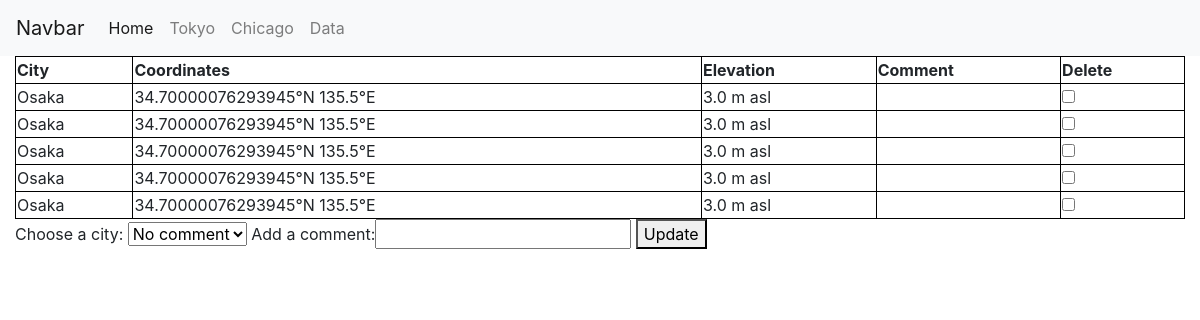
Page /data on the committed database.
### tables this page shows
CREATE TABLE cities (
    id INTEGER PRIMARY KEY AUTOINCREMENT,
    name TEXT NOT NULL,
    coordinates TEXT NOT NULL,
    elevation TEXT REAL,
    comment TEXT
);

### main.py (the view, shortened to what this page needs)
@app.route('/data', methods=["POST", "GET"] )
def data():
    print("Start!")
    print("End!")
    cities = query_db("SELECT name, coordinates, elevation, comment FROM cities")
    return render_template("data.html", cities=cities)

### main.py (called while the page is built)
def get_db():
    if 'db' not in g:
        g.db = sqlite3.connect(
            current_app.config['DATABASE'],
            detect_types=sqlite3.PARSE_DECLTYPES
        )
        g.db.row_factory = sqlite3.Row
    return g.db

def query_db(query, args=(), one=False):
    cur = get_db().execute(query, args)
    rv = cur.fetchall()
    cur.close()
    return (rv[0] if rv else None) if one else rv

### templates/data.html (shortened to what this page needs)
<!DOCTYPE html>
<html lang="en">
<head>
    <link rel="stylesheet" href="https://cdn.jsdelivr.net/npm/bootstrap@4.3.1/dist/css/bootstrap.min.css">
</head>
    <body>
    {% extends "base.html" %}
    {% block content %}
    {% if cities %}
    <form action="" method="POST">
        <table style="width:100%">
            <tr>
                <th>City</th>
                <th>Coordinates</th>
                <th>Elevation</th>
                <th>Comment</th>
                <th>Delete</th>
            </tr>
         {% for city in cities %}
                        <tr>
                            <td>{{ city[0] }}</td>
                            <td>{{ city[1] }}</td>
                            <td>{{ city[2] }}</td>
                            <td>{{ city[3] }}</td>
                            <td><input type="checkbox" name="delete" value = "{{ city[0] }}"/>
                                <label for="del"></label></td>
                        </tr>
            {% endfor %}
            {% else %}
                <p>No cities found in the database.</p>
            {% endif %}
            </table>
                <label for="drop">Choose a city:</label>
                <select name="drop" id="city">
                    <option value = "none">No comment</option>
                </select>
                <label> Add a comment:</label><input type="text" id="com" name="comment" />
                <button  name="update">Update</button>
            </form>
    {% endblock %}

### templates/base.html (shortened to what this page needs)
<!doctype html>
<html>
<head>
    <link rel="stylesheet" href="https://stackpath.bootstrapcdn.com/bootstrap/4.3.1/css/bootstrap.min.css">
</head>
<body>
    <nav class="navbar navbar-expand-lg navbar-light bg-light">
        <a class="navbar-brand" href="#">Navbar</a>
         <div class="collapse navbar-collapse" id="navbarNav">
             <ul class="navbar-nav">
	         <li class="nav-item active">
                     <a class="nav-link" href="/">Home <span class="sr-only">(current)</span></a>
		</li>
		<li class="nav-item">
		    <a class="nav-link" href="/Tokyo">Tokyo</a>
		</li>
		<li class="nav-item">
		    <a class="nav-link" href="/Chicago">Chicago</a>
		</li>
                 <li class="nav-item">
		    <a class="nav-link" href="/data">Data</a>
		</li>
	    </ul>
        </div>
    </nav>
    <div class="container-fluid">
    {% block content %}
    {% endblock %}
    </div>
</body>
</html>

### templates/data.html (style rules this page uses)
table, th, td { border:1px solid black; }

### rows in the picture
cities: name "Osaka", coordinates "34.70000076293945°N 135.5°E", elevation "3.0 m asl"
cities: name "Osaka", coordinates "34.70000076293945°N 135.5°E", elevation "3.0 m asl"
cities: name "Osaka", coordinates "34.70000076293945°N 135.5°E", elevation "3.0 m asl"
cities: name "Osaka", coordinates "34.70000076293945°N 135.5°E", elevation "3.0 m asl"
cities: name "Osaka", coordinates "34.70000076293945°N 135.5°E", elevation "3.0 m asl"
